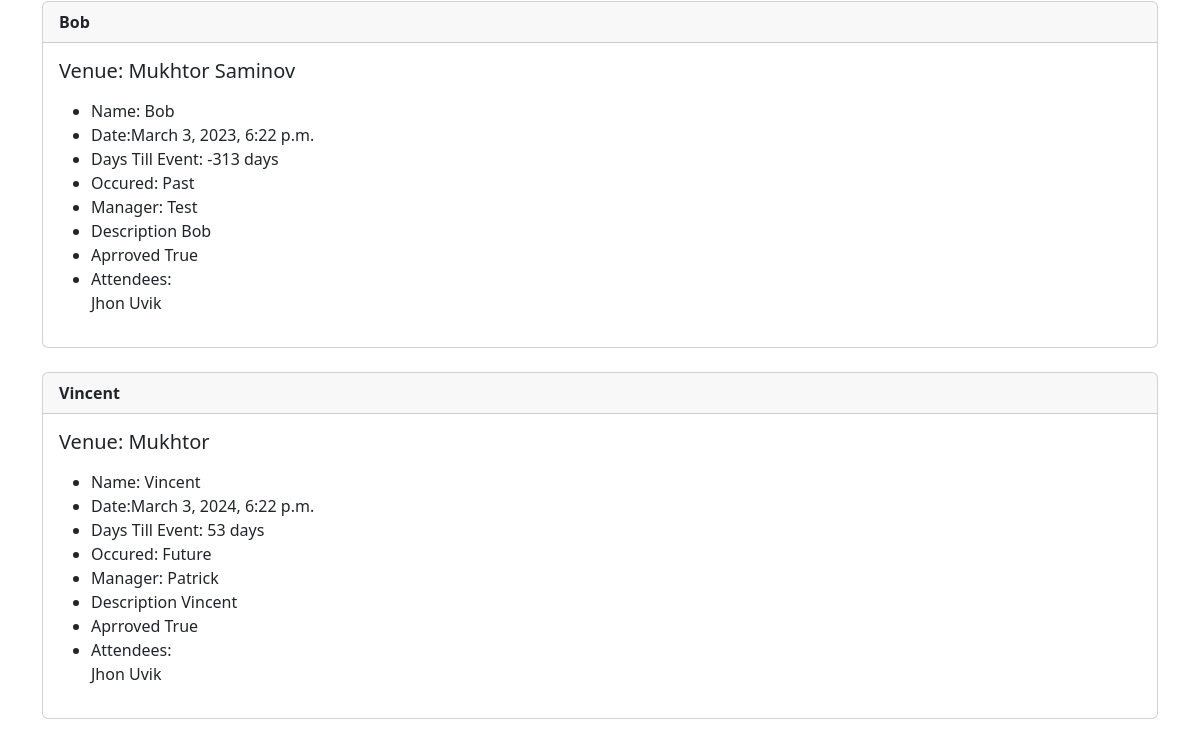
The app's page /event (lower part), older data.
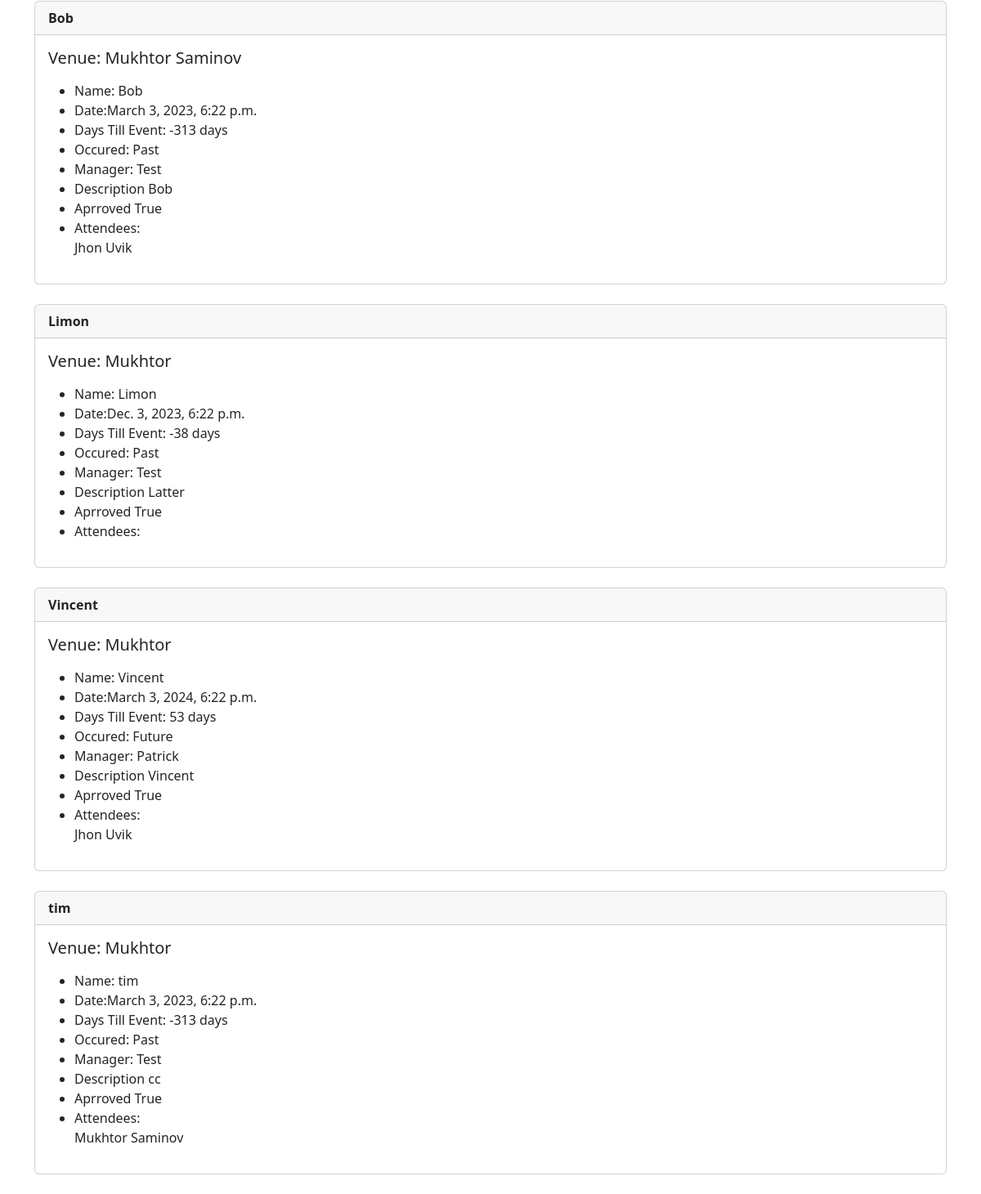
The same page, newer data.
### home/models.py (models this page shows)
class Event(models.Model):
    name=models.CharField("Event Name",max_length=120)
    event_data=models.DateTimeField('Event Data')
    venue=models.ForeignKey(Venue,blank=True,null=True,on_delete=models.CASCADE)
    manager=models.ForeignKey(User,blank=True,null=True,on_delete=models.SET_NULL)
    description=models.TextField(blank=True)
    attendees=models.ManyToManyField(MyClubUser,blank=True)
    aprroved=models.BooleanField("Aprroved",default=False)
    def __str__(self):
        return self.name
    @property
    def Days_till(self):
        today=date.today()
        days_till=self.event_data.date()-today
        days_till_stripped=str(days_till).split(',',1)[0]
        return days_till_stripped
    @property
    def Is_Past(self):
        today=date.today()
        if self.event_data.date()<today:
            thing="Past"
        else:
            thing="Future"
        return thing

class Venue(models.Model):
    name=models.CharField('Venue Name',max_length=120)
    address=models.CharField(max_length=300)
    zip_code=models.CharField('Zip Code',max_length=100)
    phone=models.CharField('Contact Phone',max_length=100,blank=True)
    web=models.URLField('Website Address',blank=True)
    email_address=models.EmailField('Email',blank=True)
    owner=models.IntegerField('Venue Owner',blank=False,default=1)
    venue_image=models.ImageField(null=True,blank=True,upload_to="venue_image/")
    def __str__(self):
        return self.name

class MyClubUser(models.Model):
    firstname=models.CharField(max_length=50)
    lastname=models.CharField(max_length=50)
    email=models.EmailField('User Email')
    def __str__(self):
        return self.firstname + " " + self.lastname

### home/views.py (the view)
# urls.py: path('event',views.all_event,name='events_list'),
def all_event(request):
    event_list=Event.objects.all().order_by('name')
    return render(request, 'events_list.html', {'event_list':event_list})

### Template/events_list.html (shortened to what this page needs)
{% extends "base.html" %}
{% block content %}
{% for event in event_list %}
{% if event.aprroved %}
<div class="card">
    <div class="card-header">
        <strong>{{ event }}</strong>
    </div>
    <div class="card-body">
      <h5 class="card-title">Venue: {{ event.venue }}
      </h5>
      <p class="card-text">
        <ul>
        <li>Name: {{ event.name }} </li>
        <li> Date:{{ event.event_data }} </li>
        <li>Days Till Event: {{ event.Days_till }} </li>
        <li> Occured: {{ event.Is_Past }}</li>
        <li>Manager: {{ event.manager }} </li>
        <li> Description {{ event.description }} </li>
        <li> Aprroved {{ event.aprroved}} </li>
        <li>Attendees: <br>
            {% for user in event.attendees.all %}
            {{ user }}<br>
            {% endfor %}
        </li>
        </ul>
      </p>
    </div>
  </div><br>
  {% endif %}
  {% endfor %}
{% endblock %}

Row changes from the older to the newer data that the page shows:
now on this page (row edited): Event: name "Limon", venue "Mukhtor", event_data "Dec. 3, 2023, 6:22 p.m.", Days_till "-38 days", Is_Past "Past", manager "Test", description "Latter", aprroved "True"
now on this page (row edited): Event: name "tim", venue "Mukhtor", event_data "March 3, 2023, 6:22 p.m.", Days_till "-313 days", Is_Past "Past", manager "Test", description "cc", aprroved "True"
now on this page (row unchanged): MyClubUser: firstname+lastname "Mukhtor Saminov", shown under "tim"
